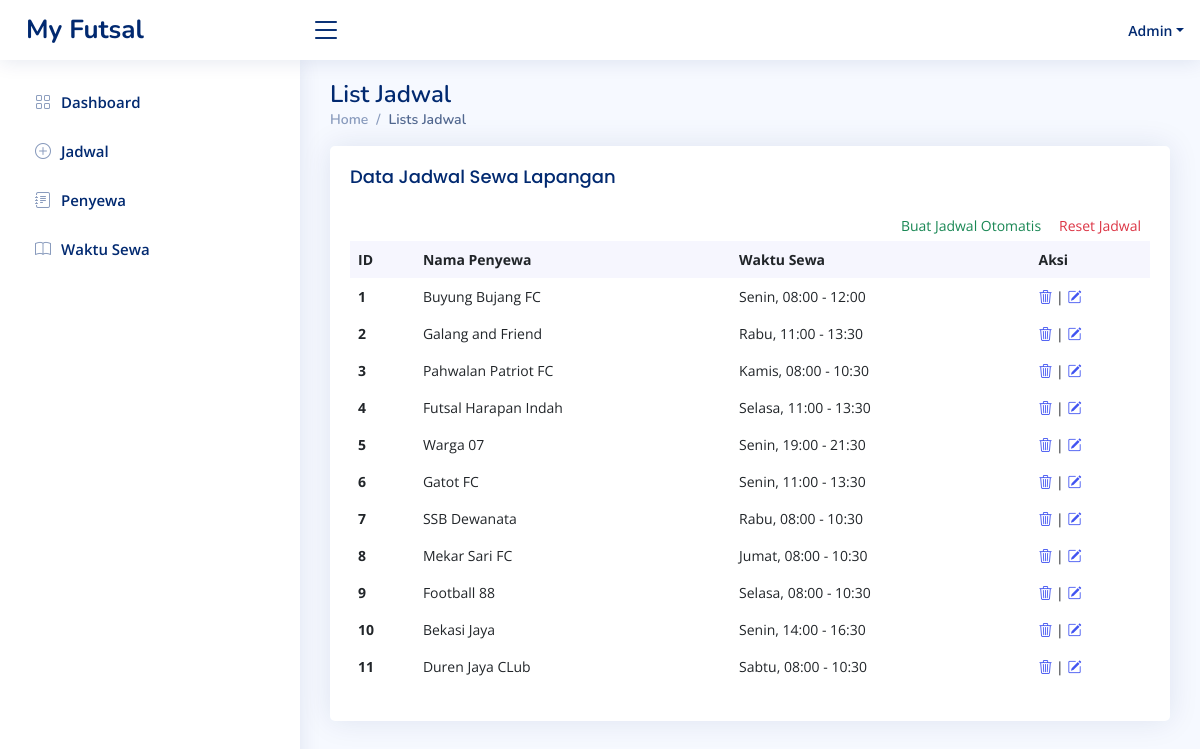
Screenshot of /index.php/admin/view_jadwal with the database file from the repository.
### tables this page shows
CREATE TABLE `jadwal` (
  `id_jadwal` int(255) NOT NULL,
  `nama_penyewa` varchar(255) NOT NULL,
  `waktu_sewa` varchar(255) NOT NULL
);

### application/controllers/Admin.php (called while the page is built, shortened)
<?php
class Admin extends CI_Controller {
	public function __construct()
	{
		$this->load->model('akun_model');
		$this->load->model('crud_model');
	}
	public function view_jadwal()
	{
		$data['array_jadwal'] = $this->crud_model->mengambil_data('jadwal');
		$this->load->view('admin_view_jadwal',$data);
	}
}

### index.php (called while the page is built, shortened)
<?php
require_once BASEPATH.'core/CodeIgniter.php';

### application/models/Crud_model.php (called while the page is built, shortened)
<?php
class Crud_model extends CI_Model{
	public function mengambil_data($nama_tabel)
	{
		$this->db->select('*');
		$this->db->from($nama_tabel);
		$query = $this->db->get();
		return $query->result();
	}
}

### application/views/admin_view_jadwal.php (the view, shortened to what this page needs)
<!DOCTYPE html>
<html lang="en">
<head>
  <link href="<?=base_url()?>css/bootstrap.min.css" rel="stylesheet">
  <link href="<?=base_url()?>css/niceadmin.css" rel="stylesheet">
  <link href="<?=base_url()?>css/bootstrap-icons/bootstrap-icons.css" rel="stylesheet">
  <link href="<?=base_url()?>css/boxicons/css/boxicons.min.css" rel="stylesheet">
  <link href="<?=base_url()?>css/quill/quill.snow.css" rel="stylesheet">
  <link href="<?=base_url()?>css/quill/quill.bubble.css" rel="stylesheet">
  <link href="<?=base_url()?>css/remixicon/remixicon.css" rel="stylesheet">
  <link href="<?=base_url()?>css/simple-datatables/style.css" rel="stylesheet">
</head>
<body>
	<?php $this->load->view('component/navbar')?>
	<?php $this->load->view('component/sidebar')?>
  <main id="main" class="main">
    <div class="pagetitle">
      <h1>List Jadwal</h1>
      <nav>
        <ol class="breadcrumb">
          <li class="breadcrumb-item"><a href="<?=site_url('admin')?>">Home</a></li>
          <li class="breadcrumb-item active">Lists Jadwal</li>
        </ol>
      </nav>
    </div>
    <section class="section dashboard">
              <div class="card recent-sales overflow-auto">
                <div class="card-body">
					<h5 class="card-title">Data Jadwal Sewa Lapangan</h5>
                  <div class="d-flex justify-content-end">
					<button class="btn btn-sm"><a class="text-success" href="<?=site_url('admin/algoritma_genetika')?>">Buat Jadwal Otomatis</a></button>
					<button class="btn btn-sm"><a class="text-danger" href="<?=site_url('admin/reset_jadwal')?>">Reset Jadwal</a></button>
				  </div>
                  <table class="table table-borderless datatable">
                    <thead>
                      <tr>
                        <th scope="col">ID</th>
                        <th scope="col">Nama Penyewa</th>
                        <th scope="col">Waktu Sewa</th>
                        <th scope="col">Aksi</th>
                      </tr>
                    </thead>
                    <tbody>
<?php foreach($array_jadwal as $jadwal): ?>
                      <tr>
                        <th scope="row"><?=$jadwal->id_jadwal?></th>
                        <td><?=$jadwal->nama_penyewa?></td>
                        <td><?=$jadwal->waktu_sewa?></td>
                        <td><a href="<?=site_url('admin/hapus_jadwal/'.$jadwal->id_jadwal)?>"><i class="bi bi-trash3"></i></a> |
						<a href="<?=site_url('admin/edit_jadwal/'.$jadwal->id_jadwal)?>"><i class="bi bi-pencil-square"></i></a>
                      </tr>
<?php endforeach; ?>
                    </tbody>
                  </table>
                </div>
              </div>
	</section>
  </main>
</body>
</html>

### application/views/component/navbar.php (shortened to what this page needs)
<header id="header" class="header fixed-top d-flex align-items-center">
  <div class="d-flex align-items-center justify-content-between">
    <a href="index.html" class="logo d-flex align-items-center">
      <span class="d-none d-lg-block">My Futsal</span>
    </a>
    <i class="bi bi-list toggle-sidebar-btn"></i>
  </div>
  <nav class="header-nav ms-auto">
    <ul class="d-flex align-items-center">
      <li class="nav-item dropdown pe-3">
        <a class="nav-link nav-profile d-flex align-items-center pe-0" href="#" data-bs-toggle="dropdown">
          <span class="d-none d-md-block dropdown-toggle ps-2">Admin</span>
        </a>
      </li>
    </ul>
  </nav>
</header>

### application/views/component/sidebar.php
<aside id="sidebar" class="sidebar">
  <ul class="sidebar-nav" id="sidebar-nav">
    <li class="nav-item">
      <a class="nav-link collapsed" href="<?=site_url('admin')?>">
        <i class="bi bi-grid"></i>
        <span>Dashboard</span>
      </a>
    </li>
    <li class="nav-item">
      <a class="nav-link collapsed" href="<?=site_url('admin/view_jadwal')?>">
        <i class="bi bi-plus-circle"></i>
        <span>Jadwal</span>
      </a>
    </li>
    <li class="nav-item">
      <a class="nav-link collapsed" href="<?=site_url('admin/view_penyewa')?>">
        <i class="bi bi-journal-text"></i>
        <span>Penyewa</span>
      </a>
    </li>
    <li class="nav-item">
      <a class="nav-link collapsed" href="<?=site_url('admin/view_waktu_sewa')?>">
        <i class="bi bi-book"></i>
        <span>Waktu Sewa</span>
      </a>
    </li>
  </ul>
</aside>

### css/niceadmin.css (style rules this page uses)
:root { scroll-behavior: smooth; }
body { font-family: "Open Sans", sans-serif; background: #f6f9ff; color: #444444; }
a { color: #4154f1; text-decoration: none; }
h1, h2, h3, h4, h5, h6 { font-family: "Nunito", sans-serif; }
#main { margin-top: 60px; padding: 20px 30px; transition: all 0.3s; }
.pagetitle { margin-bottom: 10px; }
.pagetitle h1 { font-size: 24px; margin-bottom: 0; font-weight: 600; color: #012970; }
.card { margin-bottom: 30px; border: none; border-radius: 5px; box-shadow: 0px 0 30px rgba(1, 41, 112, 0.1); }
.card-title { padding: 20px 0 15px 0; font-size: 18px; font-weight: 500; color: #012970; font-family: "Poppins", sans-serif; }
.card-body { padding: 0 20px 20px 20px; }
.breadcrumb { font-size: 14px; font-family: "Nunito", sans-serif; color: #899bbd; font-weight: 600; }
.breadcrumb a { color: #899bbd; transition: 0.3s; }
.breadcrumb .breadcrumb-item::before { color: #899bbd; }
.breadcrumb .active { color: #51678f; font-weight: 600; }
.logo { line-height: 1; }
@media (min-width: 1200px) { .logo { width: 280px; } }
.logo span { font-size: 26px; font-weight: 700; color: #012970; font-family: "Nunito", sans-serif; }
.header { transition: all 0.5s; z-index: 997; height: 60px; box-shadow: 0px 2px 20px rgba(1, 41, 112, 0.1); background-color: #fff; padding-left: 20px; }
.header .toggle-sidebar-btn { font-size: 32px; padding-left: 10px; cursor: pointer; color: #012970; }
.header-nav ul { list-style: none; }
.header-nav>ul { margin: 0; padding: 0; }
.header-nav .nav-profile { color: #012970; }
.header-nav .nav-profile span { font-size: 14px; font-weight: 600; }
.sidebar { position: fixed; top: 60px; left: 0; bottom: 0; width: 300px; z-index: 996; transition: all 0.3s; padding: 20px; overflow-y: auto; scrollbar-width: thin; scrollbar-color: #aab7cf transparent; box-shadow: 0px 0px 20px rgba(1, 41, 112, 0.1); background-color: #fff; }
@media (min-width: 1200px) { #main, #footer { margin-left: 300px; } }
.sidebar-nav { padding: 0; margin: 0; list-style: none; }
.sidebar-nav li { padding: 0; margin: 0; list-style: none; }
.sidebar-nav .nav-item { margin-bottom: 5px; }
.sidebar-nav .nav-link { display: flex; align-items: center; font-size: 15px; font-weight: 600; color: #4154f1; transition: 0.3; background: #f6f9ff; padding: 10px 15px; border-radius: 4px; }
.sidebar-nav .nav-link i { font-size: 16px; margin-right: 10px; color: #4154f1; }
.sidebar-nav .nav-link.collapsed { color: #012970; background: #fff; }
.sidebar-nav .nav-link.collapsed i { color: #899bbd; }
.dashboard .recent-sales { font-size: 14px; }
.dashboard .recent-sales .table thead { background: #f6f6fe; }
.dashboard .recent-sales .table thead th { border: 0; }

### rows the page displays
jadwal: id_jadwal "1", nama_penyewa "Buyung Bujang FC", waktu_sewa "Senin, 08:00 - 12:00"
jadwal: id_jadwal "2", nama_penyewa "Galang and Friend", waktu_sewa "Rabu, 11:00 - 13:30"
jadwal: id_jadwal "3", nama_penyewa "Pahwalan Patriot FC", waktu_sewa "Kamis, 08:00 - 10:30"
jadwal: id_jadwal "4", nama_penyewa "Futsal Harapan Indah", waktu_sewa "Selasa, 11:00 - 13:30"
jadwal: id_jadwal "5", nama_penyewa "Warga 07", waktu_sewa "Senin, 19:00 - 21:30"
jadwal: id_jadwal "6", nama_penyewa "Gatot FC", waktu_sewa "Senin, 11:00 - 13:30"
jadwal: id_jadwal "7", nama_penyewa "SSB Dewanata", waktu_sewa "Rabu, 08:00 - 10:30"
jadwal: id_jadwal "8", nama_penyewa "Mekar Sari FC", waktu_sewa "Jumat, 08:00 - 10:30"
jadwal: id_jadwal "9", nama_penyewa "Football 88", waktu_sewa "Selasa, 08:00 - 10:30"
jadwal: id_jadwal "10", nama_penyewa "Bekasi Jaya", waktu_sewa "Senin, 14:00 - 16:30"
jadwal: id_jadwal "11", nama_penyewa "Duren Jaya CLub", waktu_sewa "Sabtu, 08:00 - 10:30"
